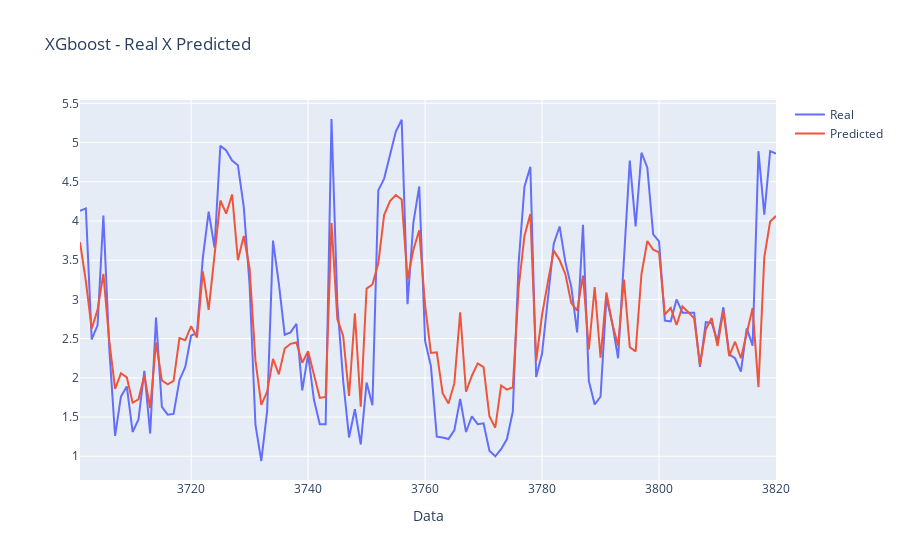

The notebook cell saved with this chart:
### Code cell
fig_model = go.Figure()

# Add traces
fig_model.add_trace(
    go.Scatter(x=f3_valid_rf.index.sort_values(), y=f3_valid_rf['Actual'], name="Real", mode='lines')
)

fig_model.add_trace(
    go.Scatter(x=f3_valid_rf.index.sort_values(), y=f3_valid_rf['Predicted'], name="Predicted", mode='lines')
)

# Add figure title
fig_model.update_layout(
    title_text="XGboost - Real X Predicted"
)
# Set x-axis title
fig_model.update_xaxes(title_text="Data")
fig_model.show()
